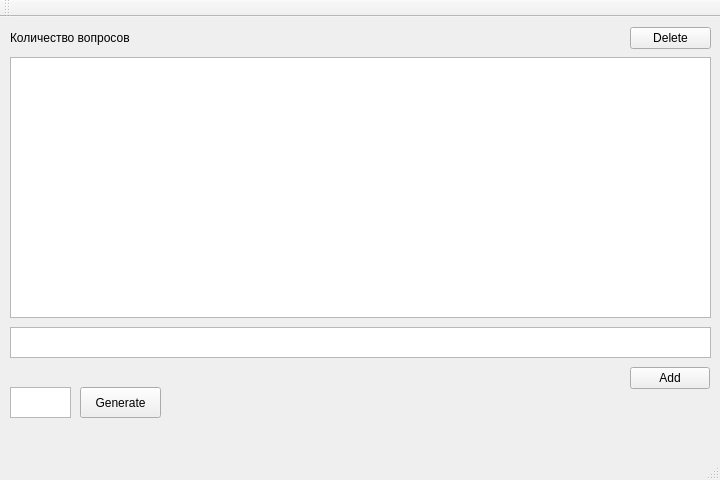
<?xml version="1.0" encoding="UTF-8"?>
<ui version="4.0">
 <class>MainWindow</class>
 <widget class="QMainWindow" name="MainWindow">
  <property name="geometry">
   <rect>
    <x>0</x>
    <y>0</y>
    <width>720</width>
    <height>480</height>
   </rect>
  </property>
  <property name="windowTitle">
   <string>MainWindow</string>
  </property>
  <property name="animated">
   <bool>true</bool>
  </property>
  <widget class="QWidget" name="centralWidget">
   <widget class="QTextEdit" name="textEdit">
    <property name="geometry">
     <rect>
      <x>10</x>
      <y>310</y>
      <width>701</width>
      <height>31</height>
     </rect>
    </property>
   </widget>
   <widget class="QListWidget" name="listWidget">
    <property name="geometry">
     <rect>
      <x>10</x>
      <y>40</y>
      <width>701</width>
      <height>261</height>
     </rect>
    </property>
   </widget>
   <widget class="QPushButton" name="delBtn">
    <property name="geometry">
     <rect>
      <x>630</x>
      <y>10</y>
      <width>81</width>
      <height>22</height>
     </rect>
    </property>
    <property name="text">
     <string>Delete</string>
    </property>
   </widget>
   <widget class="QPushButton" name="addBtn">
    <property name="geometry">
     <rect>
      <x>630</x>
      <y>350</y>
      <width>80</width>
      <height>22</height>
     </rect>
    </property>
    <property name="text">
     <string>Add</string>
    </property>
   </widget>
   <widget class="QPushButton" name="generateBt">
    <property name="geometry">
     <rect>
      <x>80</x>
      <y>370</y>
      <width>81</width>
      <height>31</height>
     </rect>
    </property>
    <property name="text">
     <string>Generate</string>
    </property>
   </widget>
   <widget class="QTextEdit" name="cntEdit">
    <property name="geometry">
     <rect>
      <x>10</x>
      <y>370</y>
      <width>61</width>
      <height>31</height>
     </rect>
    </property>
    <property name="toolTip">
     <string>Количество вопросов в одном билете</string>
    </property>
   </widget>
   <widget class="QLabel" name="errorLabel">
    <property name="geometry">
     <rect>
      <x>10</x>
      <y>410</y>
      <width>701</width>
      <height>16</height>
     </rect>
    </property>
    <property name="text">
     <string/>
    </property>
   </widget>
   <widget class="QLabel" name="label">
    <property name="geometry">
     <rect>
      <x>10</x>
      <y>10</y>
      <width>151</width>
      <height>21</height>
     </rect>
    </property>
    <property name="text">
     <string>Количество вопросов </string>
    </property>
   </widget>
   <widget class="QLabel" name="cntLabel">
    <property name="geometry">
     <rect>
      <x>170</x>
      <y>10</y>
      <width>51</width>
      <height>21</height>
     </rect>
    </property>
    <property name="text">
     <string/>
    </property>
   </widget>
   <widget class="QLabel" name="errorLabel_2">
    <property name="geometry">
     <rect>
      <x>10</x>
      <y>350</y>
      <width>331</width>
      <height>16</height>
     </rect>
    </property>
    <property name="text">
     <string/>
    </property>
   </widget>
  </widget>
  <widget class="QMenuBar" name="menuBar">
   <property name="geometry">
    <rect>
     <x>0</x>
     <y>0</y>
     <width>720</width>
     <height>19</height>
    </rect>
   </property>
  </widget>
  <widget class="QToolBar" name="mainToolBar">
   <attribute name="toolBarArea">
    <enum>TopToolBarArea</enum>
   </attribute>
   <attribute name="toolBarBreak">
    <bool>false</bool>
   </attribute>
  </widget>
  <widget class="QStatusBar" name="statusBar"/>
 </widget>
 <layoutdefault spacing="6" margin="11"/>
 <resources/>
 <connections/>
</ui>
